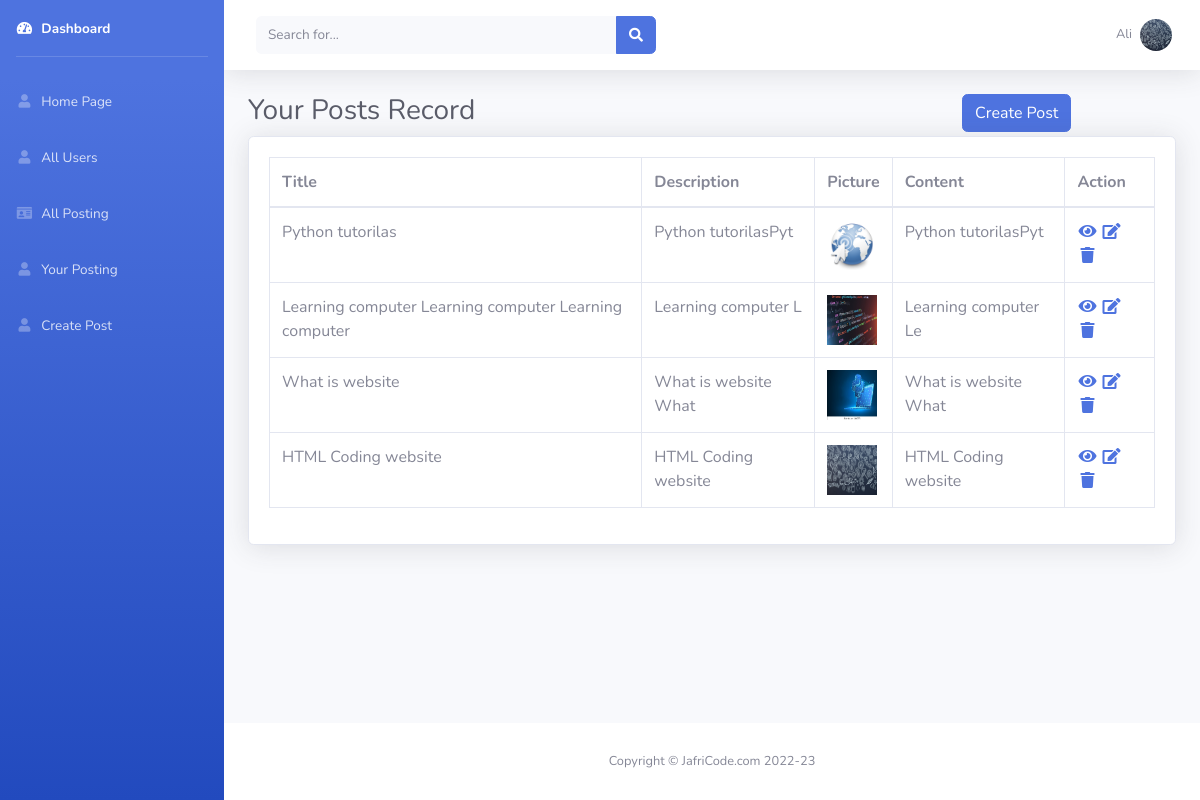
/Dashboard/your_posting.php (signed in), run on the app's committed database.
### tables this page shows
CREATE TABLE `all_users` (
  `u_id` int(10) NOT NULL,
  `u_name` varchar(200) NOT NULL,
  `u_email` varchar(200) NOT NULL,
  `u_pass` varchar(200) NOT NULL,
  `u_pic` varchar(200) NOT NULL,
  `u_dob` varchar(200) NOT NULL,
  `u_country` varchar(200) NOT NULL,
  `u_city` varchar(200) NOT NULL,
  `u_site` varchar(200) NOT NULL,
  `u_bio` varchar(200) NOT NULL,
  `u_is_admin` varchar(10) NOT NULL DEFAULT 'False'
);

CREATE TABLE `all_posts` (
  `p_id` int(10) NOT NULL,
  `p_title` varchar(150) NOT NULL,
  `p_description` varchar(200) NOT NULL,
  `p_content` varchar(5000) NOT NULL,
  `p_pic` varchar(100) NOT NULL,
  `p_date` date NOT NULL,
  `p_user` int(10) NOT NULL
);

### Dashboard/your_posting.php (the view, shortened to what this page needs)
<?php
if(!isset($_SESSION['u_id'])){
    echo "<script>window.open('../login.php','_self')</script>";
} else{
    include("mycon.php");
?>
<!DOCTYPE html>
<html lang="en">
<head>
    <link href="vendor/fontawesome-free/css/all.min.css" rel="stylesheet" type="text/css">
    <link href="css/sb-admin-2.min.css" rel="stylesheet">
    <link href="vendor/datatables/dataTables.bootstrap4.min.css" rel="stylesheet">
</head>
<body id="page-top">
    <div id="wrapper">
         <?php include('sidebar.php');?>
        <div id="content-wrapper" class="d-flex flex-column">
            <div id="content">
                <?php include('topbar.php');?>
                <div class="container-fluid">
                    <div class="row">
                        <div class="col-9">
                        <h1 class="h3 mb-2 text-gray-800">Your Posts Record</h1>
                        </div>
                        <div class="col-3">
                            <a href="create_post.php" role="button" class="btn btn-primary">Create Post</a>
                        </div>
                    </div>
                    <div class="card shadow mb-4">
                        <div class="card-body">
                            <div class="table-responsive">
                                <table class="table table-bordered" id="dataTable" width="100%" cellspacing="0">
                                    <thead>
                                        <tr>
                                            <th>Title</th>
                                            <th>Description</th>
                                            <th>Picture</th>
                                            <th>Content</th>
                                            <th>Action</th>
                                        </tr>
                                    </thead>
                                    <tbody>
                                        <tr>
                        <?php
                        $id = $_SESSION['u_id'];
                        $all_posts = "select * from all_posts where p_user = $id ";
                        $objects = mysqli_query($con, $all_posts);
                        while($row = mysqli_fetch_array($objects)){
                            $p_id  = $row['p_id'];
                            $p_title =  $row['p_title'];
                            $p_description =  $row['p_description'];
                            $p_content =  $row['p_content'];
                            $p_pic =  $row['p_pic'];
                        ?>
                        <td><?php echo $p_title; ?></td>
                        <td><?php echo substr($p_description , 0, 20); ?></td>
                        <td>
                                <img src="../post_img/<?php echo $p_pic; ?>" width="50" height="50" alt="">
                        </td>
                        <td>
                        <?php echo substr($p_content , 0, 20); ?>
                        </td>
                        <td>
                            <a href="blog_single_post.php?post_id=<?php echo $p_id?>" class="" title="Delete" data-toggle="tooltip"><i class="fas fa-fw fa-eye"></i></a>
                            <a href="edit_post.php?edit_post=<?php echo $p_id?>" class="edit" title="Edit" data-toggle="tooltip"><i class="fas fa-fw fa-edit"></i></a>
                            <a href="del_post.php?del_post=<?php echo $p_id?>" class="delete" title="Delete" data-toggle="tooltip"><i class="fas fa-fw fa-trash"></i></a>
                        </td>
                                        </tr>
                                        <?php } ?>
                                    </tbody>
                                </table>
                            </div>
                        </div>
                    </div>
                </div>
            </div>
            <footer class="sticky-footer bg-white">
                <div class="container my-auto">
                    <div class="copyright text-center my-auto">
                    <span>Copyright &copy; JafriCode.com 2022-23</span>
                    </div>
                </div>
            </footer>
        </div>
    </div>
</body>
</html>
<?php } ?>

### Dashboard/sidebar.php
<ul class="navbar-nav bg-gradient-primary sidebar sidebar-dark accordion" id="accordionSidebar">
<li class="nav-item active">
    <a class="nav-link" href="#">
        <i class="fas fa-fw fa-tachometer-alt"></i>
        <span>Dashboard</span></a>
</li>
<hr class="sidebar-divider">
<li class="nav-item">
    <a class="nav-link" href="../index.php">
        <i class="fas fa-fw fa-user"></i>
        <span>Home Page</span></a>
</li>
<?php
     $logged_user = $_SESSION['u_id'];
     $user = "select * from all_users where u_id= $logged_user";
     $obj = mysqli_query($con, $user);
     $row = mysqli_fetch_array($obj);
     if($row['u_is_admin']=='True') { ?>
<li class="nav-item">
    <a class="nav-link" href="all_users.php">
        <i class="fas fa-fw fa-user"></i>
        <span>All Users</span></a>
</li>
<li class="nav-item">
    <a class="nav-link" href="all_posts.php">
        <i class="fas fa-fw fa-id-card"></i>
        <span>All Posting</span></a>
</li>
<?php }?>
<li class="nav-item">
    <a class="nav-link" href="your_posting.php">
        <i class="fas fa-fw fa-user"></i>
        <span>Your Posting</span></a>
</li>
<li class="nav-item">
    <a class="nav-link" href="create_post.php">
        <i class="fas fa-fw fa-user"></i>
        <span>Create Post</span></a>
</li>
</ul>

### Dashboard/topbar.php (shortened to what this page needs)
<?php
       $id =  $_SESSION['u_id'];
       $query = "select * from all_users where u_id = '$id' ";
       $obj = mysqli_query($con, $query);
       $row = mysqli_fetch_array($obj);
        ?>
<nav class="navbar navbar-expand navbar-light bg-white topbar mb-4 static-top shadow">
<form
    class="d-none d-sm-inline-block form-inline mr-auto ml-md-3 my-2 my-md-0 mw-100 navbar-search">
    <div class="input-group">
        <input type="text" class="form-control bg-light border-0 small" placeholder="Search for..."
            aria-label="Search" aria-describedby="basic-addon2">
        <div class="input-group-append">
            <button class="btn btn-primary" type="button">
                <i class="fas fa-search fa-sm"></i>
            </button>
        </div>
    </div>
</form>
<ul class="navbar-nav ml-auto">
    <li class="nav-item dropdown no-arrow">
        <a class="nav-link dropdown-toggle" href="#" id="userDropdown" role="button"
            data-toggle="dropdown" aria-haspopup="true" aria-expanded="false">
            <span class="mr-2 d-none d-lg-inline text-gray-600 small"><?php echo $row['u_name'];?> </span>
            <img class="img-profile rounded-circle"
                src="../img/<?php echo $row['u_pic'];?>">
        </a>
    </li>
</ul>
</nav>

### data on the page
all_users: u_name "Ali", u_pic (picture)
all_posts: p_title "Python tutorilas", p_description "Python tutorilasPyt", p_pic (picture), p_content "Python tutorilasPyt"
all_posts: p_title "Learning computer Learning computer Learning computer", p_description "Learning computer L", p_pic (picture), p_content "Learning computer Le"
all_posts: p_title "What is website", p_description "What is website What", p_pic (picture), p_content "What is website What"
all_posts: p_title "HTML Coding website", p_description "HTML Coding website", p_pic (picture), p_content "HTML Coding website"
